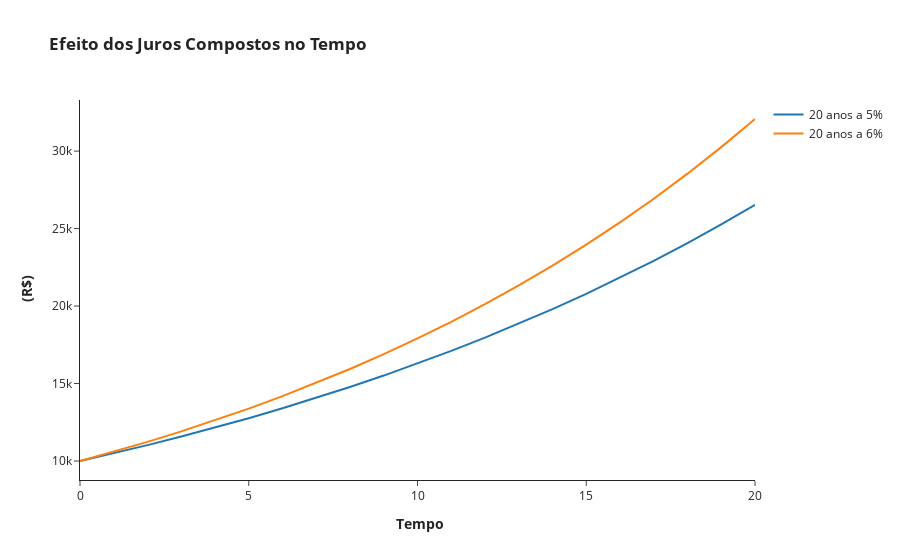

The notebook cell this image was saved under:
### Code cell
fig = go.Figure()
fig.add_trace(go.Scatter(name='20 anos a 5%', x=np.arange(0,t+1), y=df.Valor_futuro))
fig.add_trace(go.Scatter(name='20 anos a 6%', x=np.arange(0,t+1), y=df2.valor_futuro2))
fig.update_layout(title_text='<b> Efeito dos Juros Compostos no Tempo', template='simple_white')
fig.update_xaxes(title_text='<b> Tempo')
fig.update_yaxes(title_text='<b> (R$)')
fig.show()

### Figure 1 — Plotly figure (JSON) as saved in the notebook; plotly's stock layout.template omitted (floating-point values rounded to 4 significant figures)
{"data": [{"name": "20 anos a 5%", "type": "scatter", "x": [0, 1, 2, 3, 4, 5, 6, 7, 8, 9, 10, 11, 12, 13, 14, 15, 16, 17, 18, 19, 20], "y": [10000, 10500, 11025, 11580.0, 12160.0, 12760.0, 13400.0, 14070.0, 14770.0, 15510.0, 16290.0, 17100.0, 17960.0, 18860.0, 19800.0, 20790.0, 21830.0, 22920.0, 24070.0, 25270.0, 26530.0]}, {"name": "20 anos a 6%", "type": "scatter", "x": [0, 1, 2, 3, 4, 5, 6, 7, 8, 9, 10, 11, 12, 13, 14, 15, 16, 17, 18, 19, 20], "y": [10000, 10600, 11240.0, 11910.0, 12620.0, 13380.0, 14190.0, 15040.0, 15940.0, 16890.0, 17910.0, 18980.0, 20120.0, 21330.0, 22610.0, 23970.0, 25400.0, 26930.0, 28540.0, 30260.0, 32070.0]}], "layout": {"title": {"text": "<b> Efeito dos Juros Compostos no Tempo"}, "xaxis": {"title": {"text": "<b> Tempo"}}, "yaxis": {"title": {"text": "<b> (R$)"}}}}
